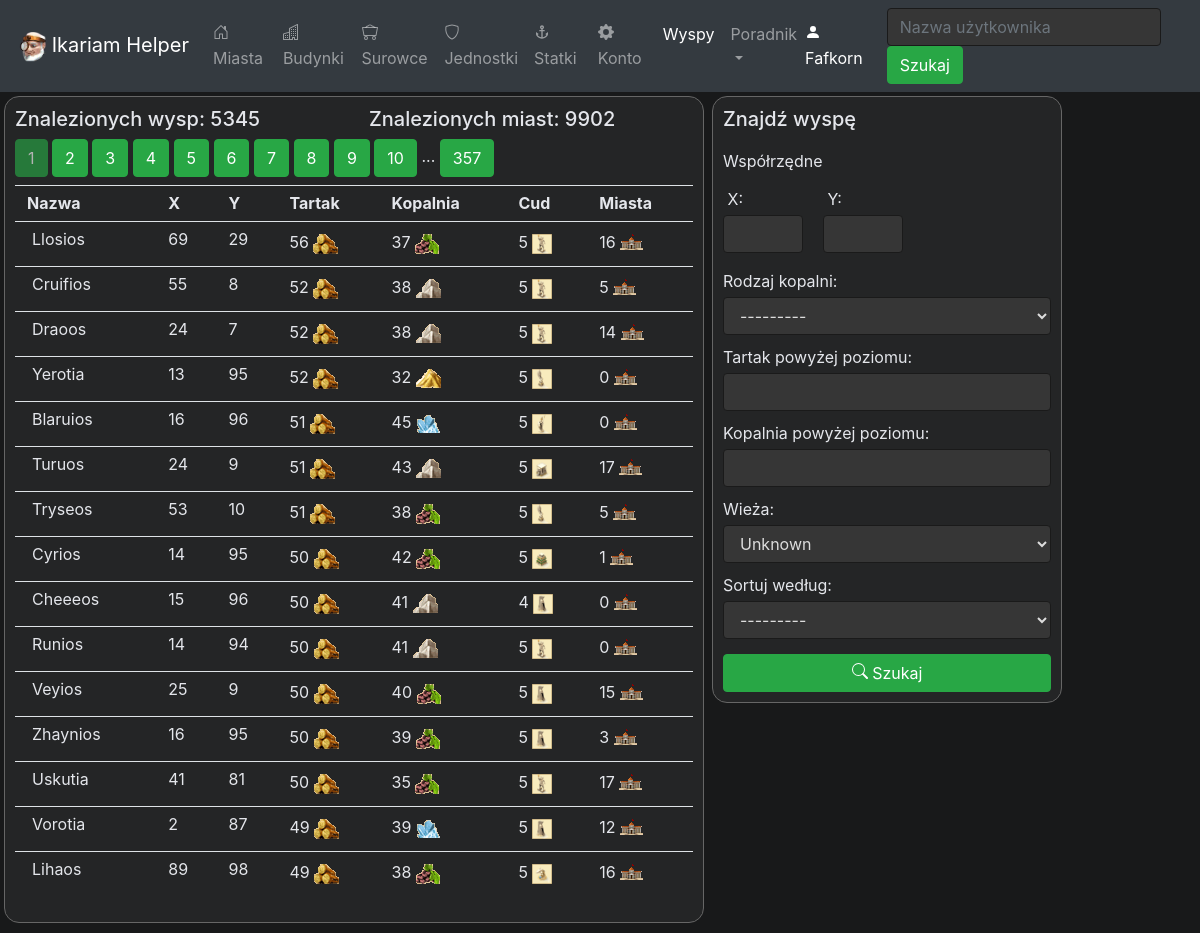
/helper/users/islands/1, run on the app's committed database.
### helper/models.py (models this page shows, shortened)
class User(models.Model):
    user_name = models.CharField(max_length=50)
    shipping_future = models.IntegerField(default=0)
    economy_future = models.IntegerField(default=0)
    science_future = models.IntegerField(default=0)
    military_future = models.IntegerField(default=0)
    score = models.IntegerField(default=0)
    master_builders = models.IntegerField(default=0)
    building_levels = models.IntegerField(default=0)
    scientists = models.IntegerField(default=0)
    research_level = models.IntegerField(default=0)
    generals = models.IntegerField(default=0)
    gold = models.IntegerField(default=0)
    offensive = models.IntegerField(default=0)
    defensive = models.IntegerField(default=0)
    trading = models.IntegerField(default=0)
    resources = models.IntegerField(default=0)
    donations = models.IntegerField(default=0)
    piracy = models.IntegerField(default=0)
    alliance = models.CharField(max_length=50, default='')
    last_visit = models.DateTimeField(default=datetime(2015, 10, 9, 23, 55, 59, 342380))

class Island(models.Model):
    x = models.IntegerField(default=0)
    y = models.IntegerField(default=0)
    name = models.CharField(max_length=50, default='Brak')
    wood_resource = models.ForeignKey(Resource, on_delete=models.CASCADE, related_name='wood_resource_fk')
    wood_level = models.IntegerField(default=0)
    luxury_resource = models.ForeignKey(Resource, on_delete=models.CASCADE, related_name='luxury_resource_fk', null=True)
    luxury_level = models.IntegerField(default=0)
    miracle = models.ForeignKey(Miracle, on_delete=models.CASCADE, null=True)
    miracle_level = models.IntegerField(default=0)
    version = models.IntegerField(default=0)
    has_tower = models.BooleanField(default=False)

class Resource(models.Model):
    name = models.CharField(max_length=50)
    image_path = models.ImageField(upload_to='img')
    mine_image_path = models.ImageField(upload_to='img', default='')
    def __str__(self):
        return str(self.name)

class Miracle(models.Model):
    name = models.CharField(max_length=50)
    image_path = models.ImageField(upload_to='img')

### helper/views/islands.py (the view)
# urls.py: path('users/islands/<int:user_id>', islands.get_islands, name='islands'),
def get_islands(request, user_id):
    user = get_object_or_404(User, pk=user_id)
    x = request.GET.get('x', '')
    y = request.GET.get('y', '')
    luxury_resource = request.GET.get('luxury_resource', '')
    wood_level = request.GET.get('wood_level', '')
    luxury_level = request.GET.get('luxury_level', '')
    order_by = request.GET.get('order_by', '')
    has_tower = request.GET.get('has_tower', '')
    islands_list = Island.objects.filter().order_by('wood_level', 'luxury_level').reverse().annotate(towns=Count('town'))
    my_filter = IslandFilter(request.GET, queryset=islands_list)
    islands_list = my_filter.qs
    towns = islands_list.aggregate(sum=Sum('towns'))['sum']
    islands_found = islands_list.count
    results_on_page = 15
    paginator = Paginator(islands_list, results_on_page)
    page_num = int(request.GET.get('page', 1))
    page = paginator.page(page_num)
    has_pages = math.ceil(islands_list.count() / results_on_page)
    buttons = get_buttons(page_num, has_pages)
    context = {'islands_list': page,
               'my_filter': my_filter,
               'user': user, 'user_id': user_id,
               'x': x,
               'y': y,
               'towns': towns,
               'luxury_resource': luxury_resource,
               'wood_level': wood_level,
               'luxury_level': luxury_level,
               'order_by': order_by,
               'has_tower': has_tower,
               'islands_found': islands_found,
               'page_num': int(page_num),
               'has_pages': has_pages,
               'buttons': buttons,
               'nav_active':  'islands'}
    return render(request, 'helper/islands.html', context)

### helper/views/islands.py (called while the page is built)
def get_buttons(page, has_pages):
    buttons = []
    if has_pages < 12:
        for i in range(has_pages):
            buttons.append(i + 1)
        return buttons
    elif page <= 6:
        for i in range(9):
            buttons.append(i + 2)
        buttons.append(0)
    elif (page > 6) and (page <= has_pages-7):
        buttons.append(0)
        for i in range(9):
            buttons.append(page-4+i)
        buttons.append(0)
    elif page > has_pages-7:
        buttons.append(0)
        for i in range(9):
            buttons.append(has_pages-9+i)
    buttons.insert(0, 1)
    buttons.append(has_pages)
    return buttons

### helper/templates/helper/islands.html (shortened to what this page needs)
{% extends "base.html" %}
{% block head %}
    {% load static %}
    <link rel="stylesheet" type="text/css" href="{% static 'helper/islands.css' %}">
{% endblock %}
{% block content %}
     {% load widget_tweaks %}
    {% include "helper/navigation.html" %}
    <div class="main-div data-div">
        {% if islands_list %}
        <div class="row">
            <div class="col"><h5>Znalezionych wysp: {{islands_found}}</h5></div>
            <div class="col"><h5>Znalezionych miast: {{towns}}</h5></div>
        </div>
        <div class="paging-div">
            {% for button in buttons %}
                {% if button > 0 %}
                <a href="{% url 'helper:islands' user_id=user_id %}?page={{button}}&x={{x}}&y={{y}}&luxury_resource={{luxury_resource}}&wood_level={{wood_level}}&luxury_level={{luxury_level}}&order_by={{order_by}}" class="btn btn-success  {% if button == page_num %} disabled {% endif %}">{{button}}</a>
                {% else %}
                ...
                {% endif %}
            {% endfor %}
        </div>
        <table class="table">
            <tr>
                <th>Nazwa</th>
                <th>X</th>
                <th>Y</th>
                <th>Tartak</th>
                <th>Kopalnia</th>
                <th>Cud</th>
                <th>Miasta</th>
            </tr>
            {% for island in islands_list%}
            <tr>
                <td><a class="island-link" href="{% url 'helper:island' pk=island.id user_id=1 %}">{{island.name}}</a></td>
                <td>{{island.x}}</td>
                <td>{{island.y}}</td>
                <td>{{island.wood_level}} <img src="{{island.wood_resource.image_path.url}}" alt="img" width="25px" height="20"></td>
                <td>{{island.luxury_level}} <img src="{{island.luxury_resource.image_path.url}}" alt="img" width="25px" height="20"></td>
                <td title="{{island.miracle.name}}">{{island.miracle_level}} <img src="{{island.miracle.image_path.url}}" alt="img" width="20px" height="20px"></td>
                <td>{{island.towns}} <img src="{% static "helper/town_icon.png" %}" alt="something" width="23px" height="20px" ></td>
            </tr>
            {% endfor %}
        </table>
        {% endif %}
    </div>
    {% load widget_tweaks %}
    <div class="main-div filter-div">
        <h5>Znajdź wyspę</h5>
        <form method="get">
            <div class="coordinates-div">
                <div>
                    <label class="coordinates-label">Współrzędne</label>
                </div>
                <div class="coordinates-inputs">
                    <div class="coord-x">
                        <label>&nbsp;X:</label>
                        {% render_field my_filter.form.x class="form-control" %}
                    </div>
                    <div class="coord-y">
                        <label>&nbsp;Y:</label>
                        {% render_field my_filter.form.y class="form-control" %}
                    </div>
                </div>
            </div>
            <div>
                <label>Rodzaj kopalni:</label>
                {% render_field my_filter.form.luxury_resource class="form-control" %}
            </div>
            <div>
                <label>Tartak powyżej poziomu:</label>
                {% render_field my_filter.form.wood_level class="form-control" %}
            </div>
            <div>
                <label>Kopalnia powyżej poziomu:</label>
                {% render_field my_filter.form.luxury_level class="form-control" %}
            </div>
            <div>
                <label>Wieża:</label>
                {% render_field my_filter.form.has_tower class="form-control" %}
            </div>
            <div>
                <label>Sortuj według:</label>
                {% render_field my_filter.form.order_by class="form-control" %}
            </div>
            <button class="btn btn-success btn-search" type="submit">
                Szukaj</button>
        </form>
    </div>
{% endblock %}

### helper/templates/helper/navigation.html (shortened to what this page needs)
{% load widget_tweaks %}
{% load static %}
<link rel="stylesheet" type="text/css" href="{% static 'helper/navigation.css' %}">
<nav class="navbar navbar-expand-lg navbar-dark bg-dark">
        <a class="navbar-brand" href="{% url 'helper:users' %}">
            <img style="margin: 0px;" src="{% static "helper/icon.png" %}" alt="something" width="30px" height="30" >
            Ikariam Helper
        </a>
        <ul class="navbar-nav mr-auto">
            <li class="nav-item {% if nav_active == 'user_towns' %}active{% endif %}">
                <a class="nav-link" href="{% url 'helper:user_towns' user.id %}">
                    Miasta
                </a>
            </li>
            <li class="nav-item {% if nav_active == 'user_buildings' %}active{% endif %}">
                <a class="nav-link" href="{% url 'helper:user_buildings' user.id %}">
                    Budynki
                </a>
            </li>
            <li class="nav-item {% if nav_active == 'user_resources' %}active{% endif %}">
                <a class="nav-link" href="{% url 'helper:user_resources' user.id %}">
                    Surowce
                </a>
            </li>
            <li class="nav-item {% if nav_active == 'user_units' %}active{% endif %}">
                <a class="nav-link" href="{% url 'helper:user_units' user.id %}">
                    Jednostki
                </a>
            </li>
            <li class="nav-item {% if nav_active == 'user_ships' %}active{% endif %}">
                <a class="nav-link" href="{% url 'helper:user_ships' user.id %}">
                    Statki
                </a>
            </li>
            <li class="nav-item {% if nav_active == 'user_account' %}active{% endif %}" >
                <a class="nav-link" href="{% url 'helper:user_account' user.id %}">
                    Konto
                </a>
            </li>
            <li class="nav-item {% if nav_active == 'islands' %}active{% endif %}">
                <a class="nav-link" href="{% url 'helper:islands' user.id %}">
                    Wyspy
                </a>
            </li>
            <li class="nav-item dropdown  {% if nav_active == 'guide' %}active{% endif %}" >
                <a class="nav-link dropdown-toggle" href="#" id="navbarDropdown" role="button" data-toggle="dropdown" aria-haspopup="true" aria-expanded="false">
                  Poradnik
                </a>
            </li>
        </ul>
        <ul class="navbar-nav ml-auto">
            <li class="nav-item active" style="margin-right: 20px; color: #fff;">
                <svg width="1em" height="1em" viewBox="0 0 16 16" class="bi bi-person-fill" fill="currentColor" xmlns="http://www.w3.org/2000/svg">
                    <path fill-rule="evenodd" d="M3 14s-1 0-1-1 1-4 6-4 6 3 6 4-1 1-1 1H3zm5-6a3 3 0 1 0 0-6 3 3 0 0 0 0 6z"/>
                </svg>
                {{user.user_name}}
            </li>
        </ul>
        <form class="form-inline my-2 my-lg-0" action="{% url 'helper:users'%}" method="get">
            <input type="search" class="form-control mr-sm-2" name="username_search" placeholder="Nazwa użytkownika">
            <button type="submit" class="btn btn-success btn-action">Szukaj</button>
        </form>
    </nav>

### helper/static/helper/islands.css (style rules this page uses)
body { background: #18191a; text-decoration:none; box-sizing: border-box; }
.main-div { background: #242526; border: 1px solid #666; margin: 4px; border-radius: 15px; padding: 10px; color: #e4e6eb; margin-bottom: 10px; }
.island-link { margin-left: 5px; margin-right: 5px; text-decoration: none; color: inherit; }
tr { line-height: 0.7; }
.filter-div { width: 350px; float: left; }
.data-div { width: 700px; float: left; min-height: 400px; }
.btn-search { margin-top: 15px; width: 100%; }
.coord-x { width: 80px; float: left; }
.coord-y { width: 80px; float: left; margin-left: 20px; }
.coordinates-inputs { display: inline-block; }
label { margin-top: 10px; margin-bottom: 4px; }
.paging-div { margin-bottom: 8px; }
.form-control { background: #363636; border-color: #1a1a1a; color: #ddd; }

### helper/static/helper/navigation.css (style rules this page uses)
.form-control { background: #363636; border-color: #1a1a1a; color: #ddd; }

### data on the page
User: user_name "Fafkorn"
Island: name "Llosios", x "69", y "29", wood_level "56", wood_resource.image_path (picture), luxury_level "37", luxury_resource.image_path (picture), miracle_level "5", miracle.image_path (picture), towns "16"
Island: name "Cruifios", x "55", y "8", wood_level "52", wood_resource.image_path (picture), luxury_level "38", luxury_resource.image_path (picture), miracle_level "5", miracle.image_path (picture), towns "5"
Island: name "Draoos", x "24", y "7", wood_level "52", wood_resource.image_path (picture), luxury_level "38", luxury_resource.image_path (picture), miracle_level "5", miracle.image_path (picture), towns "14"
Island: name "Yerotia", x "13", y "95", wood_level "52", wood_resource.image_path (picture), luxury_level "32", luxury_resource.image_path (picture), miracle_level "5", miracle.image_path (picture), towns "0"
Island: name "Blaruios", x "16", y "96", wood_level "51", wood_resource.image_path (picture), luxury_level "45", luxury_resource.image_path (picture), miracle_level "5", miracle.image_path (picture), towns "0"
Island: name "Turuos", x "24", y "9", wood_level "51", wood_resource.image_path (picture), luxury_level "43", luxury_resource.image_path (picture), miracle_level "5", miracle.image_path (picture), towns "17"
Island: name "Tryseos", x "53", y "10", wood_level "51", wood_resource.image_path (picture), luxury_level "38", luxury_resource.image_path (picture), miracle_level "5", miracle.image_path (picture), towns "5"
Island: name "Cyrios", x "14", y "95", wood_level "50", wood_resource.image_path (picture), luxury_level "42", luxury_resource.image_path (picture), miracle_level "5", miracle.image_path (picture), towns "1"
Island: name "Cheeeos", x "15", y "96", wood_level "50", wood_resource.image_path (picture), luxury_level "41", luxury_resource.image_path (picture), miracle_level "4", miracle.image_path (picture), towns "0"
Island: name "Runios", x "14", y "94", wood_level "50", wood_resource.image_path (picture), luxury_level "41", luxury_resource.image_path (picture), miracle_level "5", miracle.image_path (picture), towns "0"
Island: name "Veyios", x "25", y "9", wood_level "50", wood_resource.image_path (picture), luxury_level "40", luxury_resource.image_path (picture), miracle_level "5", miracle.image_path (picture), towns "15"
Island: name "Zhaynios", x "16", y "95", wood_level "50", wood_resource.image_path (picture), luxury_level "39", luxury_resource.image_path (picture), miracle_level "5", miracle.image_path (picture), towns "3"
Island: name "Uskutia", x "41", y "81", wood_level "50", wood_resource.image_path (picture), luxury_level "35", luxury_resource.image_path (picture), miracle_level "5", miracle.image_path (picture), towns "17"
Island: name "Vorotia", x "2", y "87", wood_level "49", wood_resource.image_path (picture), luxury_level "39", luxury_resource.image_path (picture), miracle_level "5", miracle.image_path (picture), towns "12"
Island: name "Lihaos", x "89", y "98", wood_level "49", wood_resource.image_path (picture), luxury_level "38", luxury_resource.image_path (picture), miracle_level "5", miracle.image_path (picture), towns "16"

### other printed values
{{ islands_found }} "5345"
{{ towns }} "9902"
{{ button }} "1" "2" "3" "4" "5" "6" "7" "8" "9" "10" "357"
